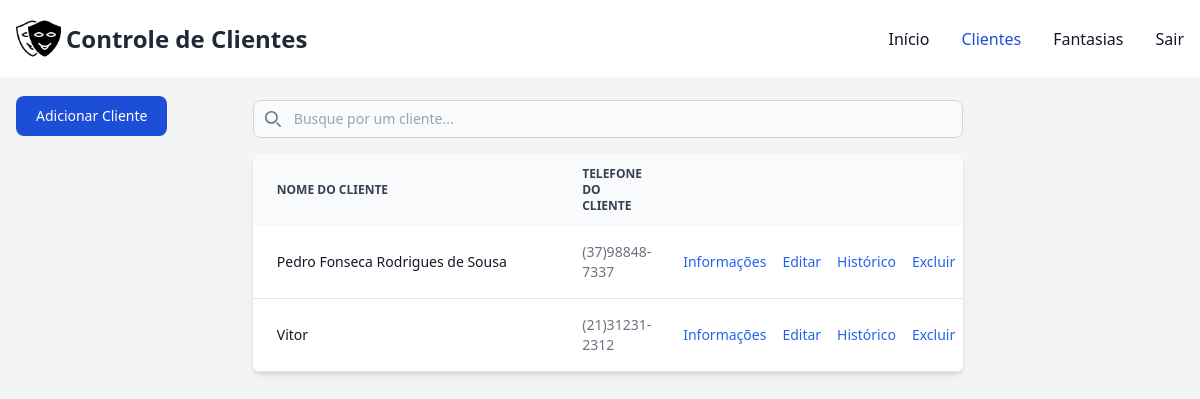
The page /controle/clientes/ (signed in) on the database its author committed.
### controle/models.py (models this page shows, shortened)
class Cliente(models.Model):
    usuario = models.ForeignKey(User, on_delete=models.CASCADE)
    nome_cliente = models.CharField(max_length=100, null=False)
    cpf_cliente = models.CharField(max_length=18, null=False)
    tel_cliente = models.CharField(max_length=14, null=False)
    tel2_cliente = models.CharField(max_length=14, null=True, blank=True)
    logradouro_cliente = models.CharField(max_length=150, null=False)
    num_logradouro = models.CharField(max_length=15, null=False)
    complemento_logradouro = models.CharField(max_length=100, blank=True, null=True)
    bairro_logradouro = models.CharField(max_length=100, blank=True, null=True)
    uf_logradouro = models.CharField(max_length=2, blank=True, null=True)
    municipio_logradouro = models.CharField(max_length=100, blank=True, null=True)
    data_nasc_cliente = models.DateField(blank=True, null=True)
    cep_cliente = models.CharField(max_length=9, blank=True)
    email_cliente = models.CharField(max_length=80, blank=True)
    observacao_cliente = models.TextField(blank=True, null=True)
    class Meta:
        constraints = [
            UniqueConstraint(fields=['cpf_cliente', 'usuario'], name='unique_cliente_cpf_usuario')
        ]

### controle/views.py (the view, shortened to what this page needs)
# urls.py: path('clientes/', views.clientes, name='clientes'),
@login_required(login_url="/controle/login")
def clientes(request):
    sessao = request.user
    clientes = Cliente.objects.filter(usuario=sessao)
    fantasias = Fantasia.objects.filter(usuario=sessao)
    context = {
        'clientes': clientes,
        'fantasias': fantasias,
    }
    return render(request, 'clientes.html', context)

### controle/templates/clientes.html (shortened to what this page needs)
{% extends "base.html" %}
{% block conteudo %}
    <div class="pt-4 pl-4">
        <div class="lg:fixed flex justify-center pb-5">
            <button data-modal-target="crud-modal" data-modal-toggle="crud-modal" class="block text-white bg-blue-700 hover:bg-blue-800 focus:ring-4 focus:outline-none focus:ring-blue-300 font-medium rounded-lg text-sm px-5 py-2.5 text-center" type="button">
                Adicionar Cliente
            </button>
        </div>
        <div class="flex justify-center">
            <div  class="flex flex-col lg:w-3/5 w-4/5">
            <div class="pb-4">
                <div class="relative mt-1">
                    <div class="absolute inset-y-0 rtl:inset-r-0 start-0 flex items-center ps-3 pointer-events-none">
                    </div>
                    <input type="text" id="table-search" class="block pt-2 ps-10 text-sm text-gray-900 border border-gray-300 rounded-lg w-full bg-gray-50 focus:ring-blue-500 focus:border-blue-500" placeholder="Busque por um cliente...">
                </div>
            </div>
            <div class="relative overflow-x-auto shadow-md sm:rounded-lg">
                <table class="w-full text-sm text-left rtl:text-right text-gray-500">
                    <thead class="text-xs text-gray-700 uppercase bg-gray-50">
                        <tr>
                            <th scope="col" class="px-6 py-3 w-1/2">
                                Nome do Cliente
                            </th>
                            <th scope="col" class="px-6 py-3">
                                Telefone do Cliente
                            </th>
                            <th scope="col" class="px-6 py-3">
                            </th>
                            <th scope="col" class="px-6 py-3">
                            </th>
                            <th scope="col" class="px-6 py-3">
                            </th>
                            <th scope="col" class="px-6 py-3">
                            </th>
                        </tr>
                    </thead>
                    <tbody>
                        {% for cliente in clientes %}
                        <tr class="bg-white border-b">
                            <th scope="row" class="px-6 py-4 font-medium text-gray-900 whitespace-nowrap">
                                {{ cliente.nome_cliente|truncatechars:52 }}
                            </th>
                            <td class="px-6 py-4">
                                {{ cliente.tel_cliente }}
                            </td>
                            <td class="px-2 py-4">
                                <button data-cliente-id="{{ cliente.id }}" data-modal-target="info-modal" data-modal-toggle="info-modal" class="font-medium text-blue-600 hover:underline">Informações</button>
                            </td>
                            <td class="px-2 py-4">
                                <button data-cliente-id="{{ cliente.id }}" data-modal-target="editar-modal" data-modal-toggle="editar-modal" class="font-medium text-blue-600 hover:underline">Editar</button>
                            </td>
                            <td class="px-2 py-4">
                                <form action="./fantasias/{{cliente.id}}">
                                    <button type="submit" id="add-fantasias" data-cliente-id="{{ cliente.id }}" class="font-medium text-blue-600 hover:underline">Histórico</button>
                                </form>
                            </td>
                            <td class="px-2 py-4">
                                <button data-cliente-id="{{ cliente.id }}" class="font-medium text-blue-600 hover:underline" onclick="excluirCliente(event)">Excluir</button>
                            </td>
                        </tr>
                        {% endfor %}
                    </tbody>
                </table>
            </div>
        </div>
    </div>
    </div>
{% load static %}
{% endblock %}

### rows shown on the page
Cliente: nome_cliente "Pedro Fonseca Rodrigues de Sousa", tel_cliente "(37)98848-7337"
Cliente: nome_cliente "Vitor", tel_cliente "(21)31231-2312"
